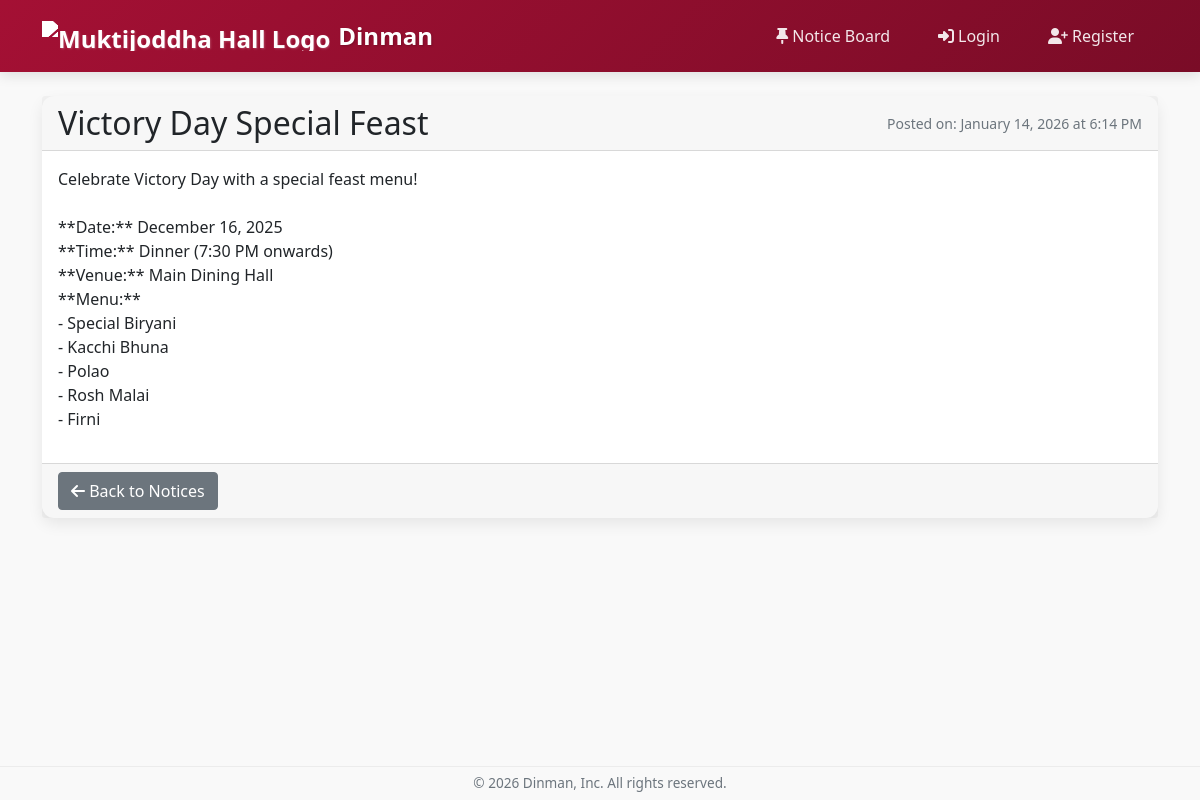
/notices/7/, run on the app's committed database.
### dining/models.py (models this page shows, shortened)
class Notice(models.Model):
    title = models.CharField(max_length=200, verbose_name="Title")
    description = models.TextField(verbose_name="Description")
    date = models.DateTimeField(default=timezone.now, verbose_name="Date")
    attachment = models.FileField(
        upload_to='notices/attachments/',
        blank=True,
        null=True,
        verbose_name="Attachment"
    )
    class Meta:
        verbose_name = "Notice"
        verbose_name_plural = "Notices"
        ordering = ['-date']

### dining/views.py (the view)
# urls.py: path('notices/<int:notice_id>/', views.notice_detail, name='notice_detail'),
def notice_detail(request, notice_id):
    notice = get_object_or_404(Notice, id=notice_id)
    return render(request, 'dining/notice_detail.html', {'notice': notice})

### dining/templates/dining/notice_detail.html (shortened to what this page needs)
{% extends 'base.html' %}
{% block content %}
<div class="container mt-4">
    <div class="card">
        <div class="card-header">
            <div class="d-flex justify-content-between align-items-center">
                <h2 class="mb-0">{{ notice.title }}</h2>
                <div>
                    <small class="text-muted">Posted on: {{ notice.date|date:"F d, Y \a\t g:i A" }}</small>
                </div>
            </div>
        </div>
        <div class="card-body">
            <div class="notice-content">
                <p style="white-space: pre-line;">{{ notice.description }}</p>
            </div>
        </div>
        <div class="card-footer">
            <a href="{% url 'notice_list' %}" class="btn btn-secondary">
                <i class="fas fa-arrow-left"></i> Back to Notices
            </a>
        </div>
    </div>
</div>
{% endblock %}

### dining/templates/base.html (style rules this page uses)
:root { --harvard-crimson: #A41034; --harvard-crimson-dark: #7A0C27; --harvard-crimson-light: #D13A5F; --accent-color: #FFD700; }
body { display: flex; flex-direction: column; min-height: 100vh; background-color: #f9f9f9; }
.card { border-radius: 12px; box-shadow: 0 6px 15px rgba(0, 0, 0, 0.08); border: none; transition: transform 0.3s, box-shadow 0.3s; }

### data on the page
Notice: title "Victory Day Special Feast", date "January 14, 2026 at 6:14 PM", description "Celebrate Victory Day with a special feast menu! **Date:** December 16, 2025 **Time:** Dinner (7:30 PM onwards) **Venue:** Main Dining Hall **Menu:** - Special Biryani - Kacchi Bhuna - Polao - Rosh Malai - Firni"
